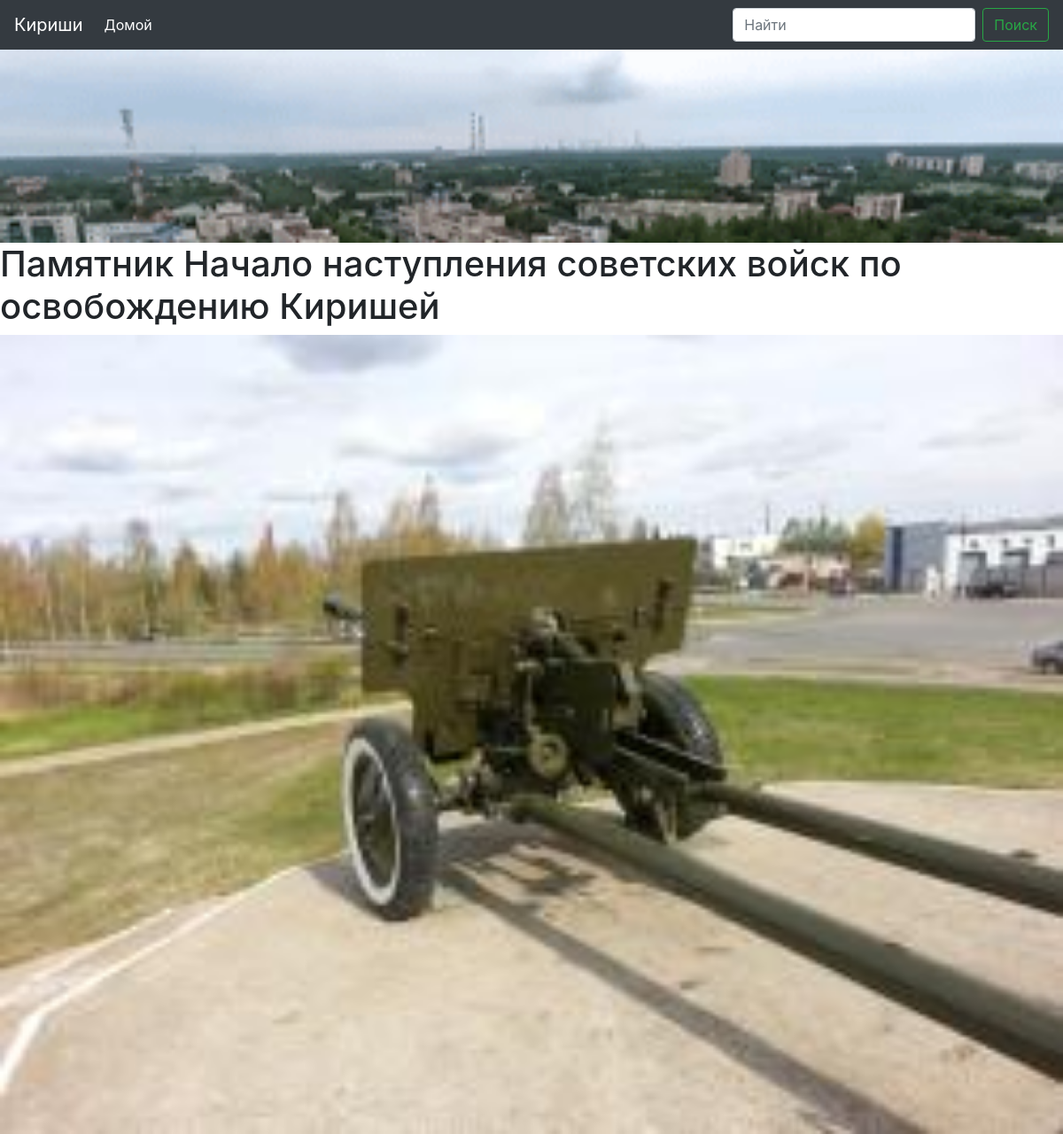
Page /4/ on the committed database.
### places/models.py (models this page shows, shortened)
class Place(models.Model):
    name = models.CharField(max_length=256)
    slug = models.SlugField(max_length=256)
    category = models.ForeignKey(Category, on_delete=models.CASCADE)
    mainImage = models.ImageField(upload_to='images/main', blank = True)
    image1 = models.ImageField(upload_to='images/', blank = True)
    image2 = models.ImageField(upload_to='images/', blank = True)
    image3 = models.ImageField(upload_to='images/', blank = True)
    description = models.TextField(max_length=3000, blank = True)
    coord_lon = models.FloatField(default=0, blank = True)
    coord_lat = models.FloatField(default=0, blank = True)
    site_url = models.URLField(blank = True)
    created_at = models.DateTimeField(auto_now_add=True)
    updated_at = models.DateTimeField(auto_now=True)
    class Meta:
        ordering = ('name', )
        index_together = (('id', 'slug'),)
        verbose_name = u'Место'
        verbose_name_plural =u'Места'

### places/views.py (the view)
# urls.py: path('<int:pk>/', views.DetailView.as_view(), name='detail'),
class DetailView(generic.DetailView):
    model = Place
    template_name = 'places/detail.html'

### places/templates/places/detail.html (shortened to what this page needs)
{% extends "base.html" %}
{% load static %}
{% block content %}
<h1>{{ place.name }}</h1>
<img src="{% static place.mainImage.url %}" width = 100%%>
 {% endblock %}

### places/static/places/style.css (style rules this page uses)
body { background-size: 100%; background-attachment:local; }

### rows in the picture
Place: name "Памятник Начало наступления советских войск по освобождению Киришей", mainImage (picture)
